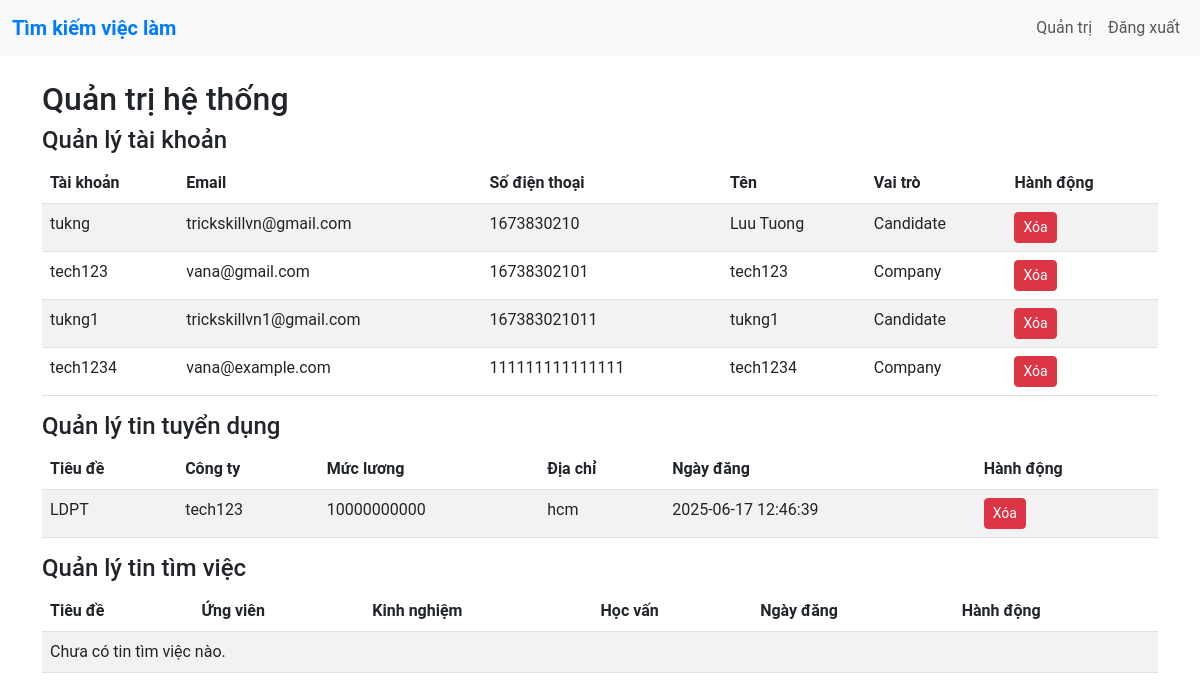
The page /admin (signed in) on the database its author committed.
### tables this page shows
CREATE TABLE candidates (
            user_id INTEGER PRIMARY KEY,
            full_name TEXT NOT NULL,
            dob TEXT,
            gender TEXT,
            skills TEXT,
            languages TEXT,
            experience TEXT,
            education TEXT,
            introduction TEXT,
            avatar TEXT,
            FOREIGN KEY(user_id) REFERENCES users(id)
        );

CREATE TABLE users (
            id INTEGER PRIMARY KEY AUTOINCREMENT,
            username TEXT UNIQUE NOT NULL,
            password TEXT NOT NULL,
            email TEXT UNIQUE NOT NULL,
            phone TEXT UNIQUE NOT NULL,
            role TEXT NOT NULL
        );

CREATE TABLE companies (
            user_id INTEGER PRIMARY KEY,
            company_name TEXT NOT NULL,
            address TEXT,
            website TEXT,
            field TEXT,
            country TEXT,
            FOREIGN KEY(user_id) REFERENCES users(id)
        );

CREATE TABLE jobs (
            id INTEGER PRIMARY KEY AUTOINCREMENT,
            company_id INTEGER,
            title TEXT NOT NULL,
            description TEXT NOT NULL,
            requirements TEXT NOT NULL,
            salary TEXT NOT NULL,
            address TEXT NOT NULL,
            education TEXT,
            experience TEXT,
            created_at TEXT,
            FOREIGN KEY(company_id) REFERENCES users(id)
        );

### app.py (the view)
        def wrapper(*args, **kwargs):
            if 'user_id' not in session:
                flash('Vui lòng đăng nhập.', 'danger')
                return redirect(url_for('login'))
            if role and session['role'] != role:
                flash('Bạn không có quyền truy cập.', 'danger')
                return redirect(url_for('home'))
            return f(*args, **kwargs)

### app.py (called while the page is built)
def get_db_connection():
    conn = sqlite3.connect('database.db')
    conn.row_factory = sqlite3.Row
    return conn

def login_required(role=None):
    def decorator(f):
        def wrapper(*args, **kwargs):
            if 'user_id' not in session:
                flash('Vui lòng đăng nhập.', 'danger')
                return redirect(url_for('login'))
            if role and session['role'] != role:
                flash('Bạn không có quyền truy cập.', 'danger')
                return redirect(url_for('home'))
            return f(*args, **kwargs)
        wrapper.__name__ = f.__name__
        return wrapper
    return decorator

@app.route('/admin')
@login_required(role='admin')
def admin():
    conn = get_db_connection()
    c = conn.cursor()
    c.execute("SELECT u.*, c.full_name, co.company_name FROM users u LEFT JOIN candidates c ON u.id = c.user_id LEFT JOIN companies co ON u.id = co.user_id WHERE u.role != 'admin'")
    users = c.fetchall()
    c.execute("SELECT j.*, c.company_name FROM jobs j JOIN companies c ON j.company_id = c.user_id")
    jobs = c.fetchall()
    c.execute("SELECT js.*, c.full_name FROM job_seeks js JOIN candidates c ON js.candidate_id = c.user_id")
    job_seeks = c.fetchall()
    conn.close()
    return render_template('admin.html', users=users, jobs=jobs, job_seeks=job_seeks)

### templates/admin.html (shortened to what this page needs)
{% extends 'base.html' %}
{% block content %}
<h2>Quản trị hệ thống</h2>
<h4>Quản lý tài khoản</h4>
<table class="table table-striped">
    <thead>
        <tr>
            <th>Tài khoản</th>
            <th>Email</th>
            <th>Số điện thoại</th>
            <th>Tên</th>
            <th>Vai trò</th>
            <th>Hành động</th>
        </tr>
    </thead>
    <tbody>
        {% for user in users %}
        <tr>
            <td>{{ user.username }}</td>
            <td>{{ user.email }}</td>
            <td>{{ user.phone }}</td>
            <td>{{ user.full_name or user.company_name or 'N/A' }}</td>
            <td>{{ user.role | capitalize }}</td>
            <td>
                <a href="{{ url_for('delete_user', user_id=user.id) }}" class="btn btn-danger btn-sm" onclick="return confirm('Bạn có chắc muốn xóa?')">Xóa</a>
            </td>
        </tr>
        {% else %}
        <tr>
            <td colspan="6">Chưa có tài khoản nào.</td>
        </tr>
        {% endfor %}
    </tbody>
</table>
<h4>Quản lý tin tuyển dụng</h4>
<table class="table table-striped">
    <thead>
        <tr>
            <th>Tiêu đề</th>
            <th>Công ty</th>
            <th>Mức lương</th>
            <th>Địa chỉ</th>
            <th>Ngày đăng</th>
            <th>Hành động</th>
        </tr>
    </thead>
    <tbody>
        {% for job in jobs %}
        <tr>
            <td>{{ job.title }}</td>
            <td>{{ job.company_name }}</td>
            <td>{{ job.salary }}</td>
            <td>{{ job.address }}</td>
            <td>{{ job.created_at }}</td>
            <td>
                <a href="{{ url_for('delete_job_admin', job_id=job.id) }}" class="btn btn-danger btn-sm" onclick="return confirm('Bạn có chắc muốn xóa?')">Xóa</a>
            </td>
        </tr>
        {% else %}
        <tr>
            <td colspan="6">Chưa có tin tuyển dụng nào.</td>
        </tr>
        {% endfor %}
    </tbody>
</table>
<h4>Quản lý tin tìm việc</h4>
<table class="table table-striped">
    <thead>
        <tr>
            <th>Tiêu đề</th>
            <th>Ứng viên</th>
            <th>Kinh nghiệm</th>
            <th>Học vấn</th>
            <th>Ngày đăng</th>
            <th>Hành động</th>
        </tr>
    </thead>
    <tbody>
        {% for job_seek in job_seeks %}
        <tr>
            <td>{{ job_seek.title }}</td>
            <td>{{ job_seek.full_name }}</td>
            <td>{{ job_seek.experience }}</td>
            <td>{{ job_seek.education }}</td>
            <td>{{ job_seek.created_at }}</td>
            <td>
                <a href="{{ url_for('delete_job_seek_admin', job_seek_id=job_seek.id) }}" class="btn btn-danger btn-sm" onclick="return confirm('Bạn có chắc muốn xóa?')">Xóa</a>
            </td>
        </tr>
        {% else %}
        <tr>
            <td colspan="6">Chưa có tin tìm việc nào.</td>
        </tr>
        {% endfor %}
    </tbody>
</table>
{% endblock %}

### templates/base.html (shortened to what this page needs)
<!DOCTYPE html>
<html lang="vi">
<head>
    <link href="https://cdn.jsdelivr.net/npm/bootstrap@5.3.0/dist/css/bootstrap.min.css" rel="stylesheet">
    <link rel="stylesheet" href="{{ url_for('static', filename='css/style.css') }}">
</head>
<body>
    <nav class="navbar navbar-expand-lg navbar-light bg-light">
        <div class="container-fluid">
            <a class="navbar-brand" href="{{ url_for('home') }}">Tìm kiếm việc làm</a>
            <div class="collapse navbar-collapse" id="navbarNav">
                <ul class="navbar-nav ms-auto">
                    {% if session.user_id %}
                        {% if session.role == 'candidate' %}
                            <li class="nav-item">
                                <a class="nav-link" href="{{ url_for('profile') }}">Hồ sơ</a>
                            </li>
                            <li class="nav-item">
                                <a class="nav-link" href="{{ url_for('post_job_seek') }}">Đăng tin tìm việc</a>
                            </li>
                        {% elif session.role == 'admin' %}
                            <li class="nav-item">
                                <a class="nav-link" href="{{ url_for('admin') }}">Quản trị</a>
                            </li>
                        {% endif %}
                        <li class="nav-item">
                            <a class="nav-link" href="{{ url_for('logout') }}">Đăng xuất</a>
                        </li>
                    {% endif %}
                </ul>
            </div>
        </div>
    </nav>
    <div class="container mt-4">
        {% block content %}{% endblock %}
    </div>
</body>
</html>

### static/css/style.css (style rules this page uses)
body { font-family: 'Roboto', sans-serif; }
.navbar-brand { font-weight: bold; color: #007BFF !important; }

### rows shown on the page
candidates: username "tukng", email "trickskillvn@gmail.com", phone "1673830210", full_name "Luu Tuong", role "Candidate"
companies: username "tech123", email "vana@gmail.com", phone "16738302101", company_name "tech123", role "Company"
candidates: username "tukng1", email "trickskillvn1@gmail.com", phone "167383021011", full_name "tukng1", role "Candidate"
companies: username "tech1234", email "vana@example.com", phone "111111111111111", company_name "tech1234", role "Company"
jobs: title "LDPT", company_name "tech123", salary "10000000000", address "hcm", created_at "2025-06-17 12:46:39"
